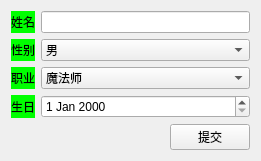
<?xml version="1.0" encoding="UTF-8"?>
<ui version="4.0">
 <class>Widget</class>
 <widget class="QWidget" name="Widget">
  <property name="geometry">
   <rect>
    <x>0</x>
    <y>0</y>
    <width>261</width>
    <height>149</height>
   </rect>
  </property>
  <property name="windowTitle">
   <string>Widget</string>
  </property>
  <layout class="QGridLayout" name="gridLayout">
   <item row="0" column="1">
    <widget class="QLineEdit" name="lineEdtName"/>
   </item>
   <item row="2" column="0">
    <widget class="QLabel" name="label_3">
     <property name="styleSheet">
      <string notr="true">background-color: rgb(0, 255, 0)</string>
     </property>
     <property name="text">
      <string>职业</string>
     </property>
    </widget>
   </item>
   <item row="0" column="0">
    <widget class="QLabel" name="label">
     <property name="styleSheet">
      <string notr="true">background-color: rgb(0, 255, 0)</string>
     </property>
     <property name="text">
      <string>姓名</string>
     </property>
    </widget>
   </item>
   <item row="3" column="0">
    <widget class="QLabel" name="label_4">
     <property name="styleSheet">
      <string notr="true">background-color: rgb(0, 255, 0)</string>
     </property>
     <property name="text">
      <string>生日</string>
     </property>
    </widget>
   </item>
   <item row="1" column="1">
    <widget class="QComboBox" name="comboBoxGender">
     <item>
      <property name="text">
       <string>男</string>
      </property>
     </item>
     <item>
      <property name="text">
       <string>女</string>
      </property>
     </item>
     <item>
      <property name="text">
       <string>保密</string>
      </property>
     </item>
    </widget>
   </item>
   <item row="3" column="1">
    <widget class="QDateEdit" name="dateEdit"/>
   </item>
   <item row="1" column="0">
    <widget class="QLabel" name="label_2">
     <property name="styleSheet">
      <string notr="true">background-color: rgb(0, 255, 0)</string>
     </property>
     <property name="text">
      <string>性别</string>
     </property>
    </widget>
   </item>
   <item row="2" column="1">
    <widget class="QComboBox" name="comboBoxJob">
     <item>
      <property name="text">
       <string>魔法师</string>
      </property>
     </item>
     <item>
      <property name="text">
       <string>矮人</string>
      </property>
     </item>
     <item>
      <property name="text">
       <string>精英怪</string>
      </property>
     </item>
     <item>
      <property name="text">
       <string>哥布林</string>
      </property>
     </item>
     <item>
      <property name="text">
       <string>狂战士</string>
      </property>
     </item>
     <item>
      <property name="text">
       <string>弓箭手</string>
      </property>
     </item>
    </widget>
   </item>
   <item row="5" column="1" alignment="Qt::AlignmentFlag::AlignTop">
    <widget class="QPushButton" name="pushButton">
     <property name="sizePolicy">
      <sizepolicy hsizetype="Fixed" vsizetype="Fixed">
       <horstretch>0</horstretch>
       <verstretch>0</verstretch>
      </sizepolicy>
     </property>
     <property name="minimumSize">
      <size>
       <width>0</width>
       <height>0</height>
      </size>
     </property>
     <property name="maximumSize">
      <size>
       <width>16777215</width>
       <height>16777215</height>
      </size>
     </property>
     <property name="layoutDirection">
      <enum>Qt::LayoutDirection::RightToLeft</enum>
     </property>
     <property name="text">
      <string>提交</string>
     </property>
     <property name="default">
      <bool>false</bool>
     </property>
     <property name="flat">
      <bool>false</bool>
     </property>
    </widget>
   </item>
  </layout>
 </widget>
 <resources/>
 <connections/>
</ui>
